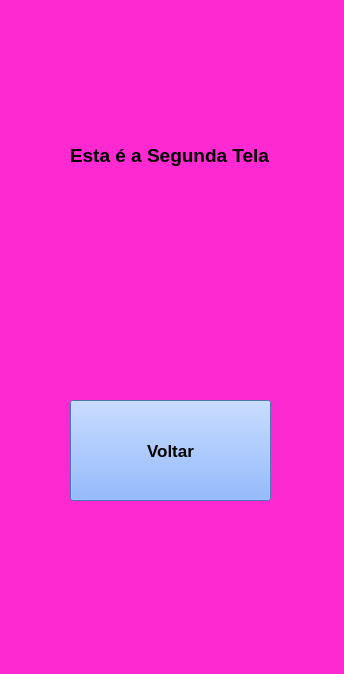
<?xml version="1.0" encoding="UTF-8"?>
<ui version="4.0">
 <class>MainWindow</class>
 <widget class="QMainWindow" name="MainWindow">
  <property name="geometry">
   <rect>
    <x>0</x>
    <y>0</y>
    <width>344</width>
    <height>674</height>
   </rect>
  </property>
  <property name="windowTitle">
   <string>MainWindow</string>
  </property>
  <property name="styleSheet">
   <string notr="true">background-color: rgb(255, 41, 209);</string>
  </property>
  <widget class="QWidget" name="centralwidget">
   <widget class="QLabel" name="label">
    <property name="geometry">
     <rect>
      <x>70</x>
      <y>80</y>
      <width>211</width>
      <height>151</height>
     </rect>
    </property>
    <property name="font">
     <font>
      <pointsize>14</pointsize>
      <weight>75</weight>
      <bold>true</bold>
     </font>
    </property>
    <property name="text">
     <string>Esta é a Segunda Tela</string>
    </property>
   </widget>
   <widget class="QPushButton" name="pushButton">
    <property name="geometry">
     <rect>
      <x>70</x>
      <y>400</y>
      <width>201</width>
      <height>101</height>
     </rect>
    </property>
    <property name="font">
     <font>
      <pointsize>13</pointsize>
      <weight>75</weight>
      <bold>true</bold>
     </font>
    </property>
    <property name="styleSheet">
     <string notr="true">background-color: rgb(107, 159, 255);</string>
    </property>
    <property name="text">
     <string>Voltar</string>
    </property>
   </widget>
  </widget>
  <widget class="QMenuBar" name="menubar">
   <property name="geometry">
    <rect>
     <x>0</x>
     <y>0</y>
     <width>344</width>
     <height>21</height>
    </rect>
   </property>
  </widget>
  <widget class="QStatusBar" name="statusbar"/>
 </widget>
 <resources/>
 <connections/>
</ui>
